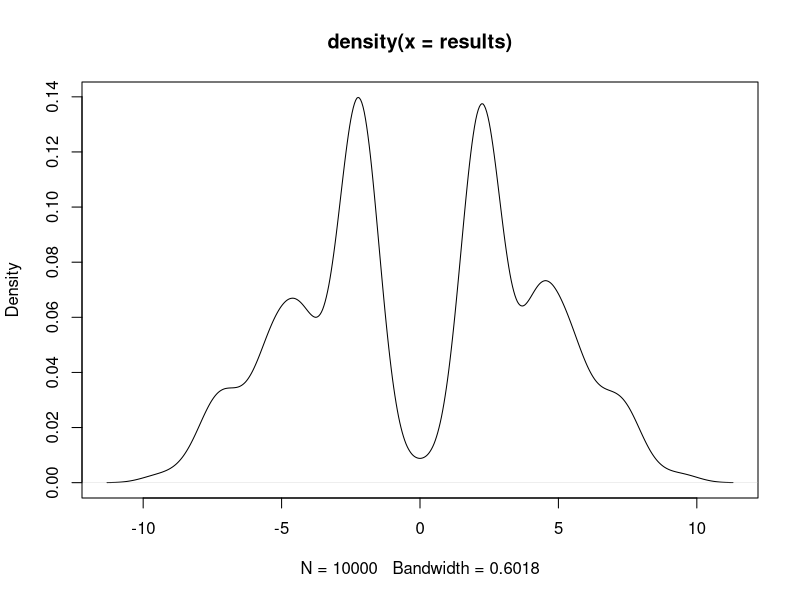
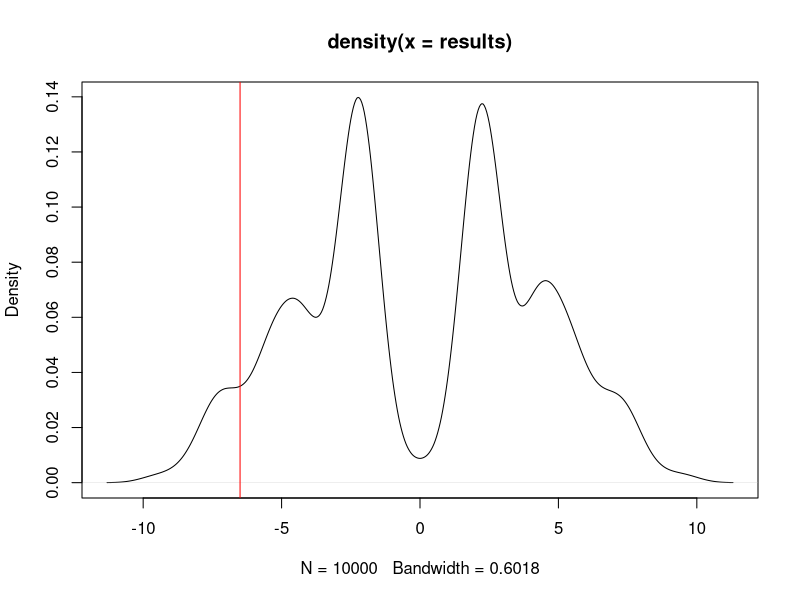

These charts were generated, in order, by the following R code:
## ---- chunk 1
knitr::opts_chunk$set(cache = TRUE)
## ---- chunk 2
brothers <- data.frame(
  older = c(21, 10, 50, 15, 46, 39, 35, 25, 39, 31, 40, 35, 45, 33),
  younger = c(44, 9, 61, 19, 44, 43, 26, 27, 26, 40, 57, 56, 52, 39)
)
## ---- chunk 3
(observed_difference <- median(brothers$older) - median(brothers$younger))
## ---- chunk 4
(perm_sample <- apply(brothers, 1, sample))
## ---- chunk 5
median(perm_sample[1,]) - median(perm_sample[2,])
## ---- chunk 6
n_permutations <- 10000
results <- replicate(n_permutations, {
  perm_sample <- apply(brothers, 1, sample)
  median(perm_sample[1,]) - median(perm_sample[2,])
})
## ---- chunk 7
plot(density(results))
## ---- chunk 8
plot(density(results))
abline(v = observed_difference, col = "red")
## ---- chunk 9
(p_value <- mean(results <= observed_difference))
## ---- chunk 10
ci <- p_value + c(-1, 1) * qnorm(.975) * sqrt(p_value * (1 - p_value) / n_permutations)
c(lower = ci[1],
  p_value = p_value,
  upper = ci[2])
